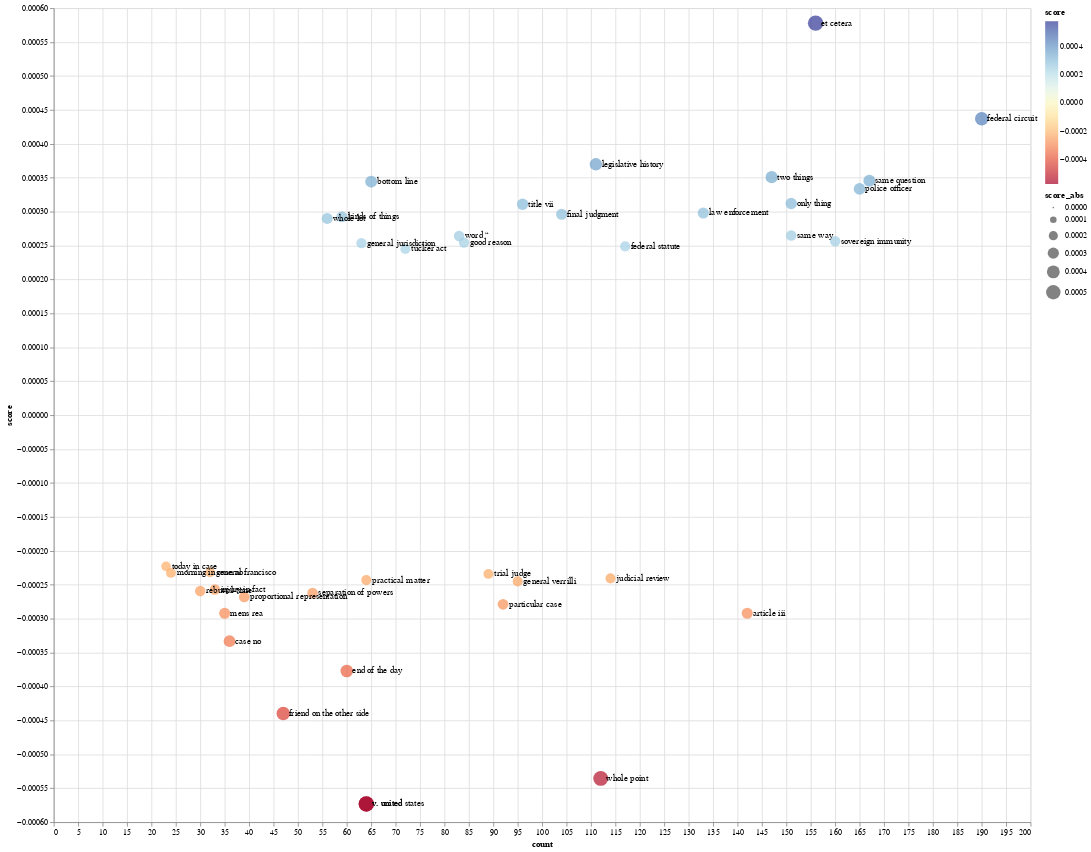

Notebook code for this chart:
### Code cell
make_plot(tops_phrases) # this line needs the code below to run. I wanted to start with the high-level takeaway. Run the cells below to get this line to work

### Figure 1 — Vega-Lite specification as saved in the notebook (floating-point values rounded to 4 significant figures)
{"config": {"view": {"continuousWidth": 400, "continuousHeight": 300}}, "layer": [{"mark": "circle", "encoding": {"color": {"field": "score", "scale": {"scheme": "redyellowblue"}, "type": "quantitative"}, "size": {"field": "score_abs", "type": "quantitative"}, "x": {"field": "count", "type": "quantitative"}, "y": {"field": "score", "type": "quantitative"}}, "height": 1000, "width": 1200}, {"mark": {"type": "text", "align": "left", "baseline": "middle", "dx": 7}, "encoding": {"text": {"field": "label", "type": "nominal"}, "x": {"field": "count", "type": "quantitative"}, "y": {"field": "score", "type": "quantitative"}}, "height": 1000, "width": 1200}], "data": {"name": "data-e814125f7593d1c4b587ef684eb4b4a1"}, "$schema": "https://vega.github.io/schema/vega-lite/v4.17.0.json", "datasets": {"data-e814125f7593d1c4b587ef684eb4b4a1": [{"score": 0.000245, "phrase": "tucker act", "count": 72, "score_abs": 0.000245, "label": "tucker act"}, {"score": 0.0002488, "phrase": "federal statute", "count": 117, "score_abs": 0.0002488, "label": "federal statute"}, {"score": 0.0002536, "phrase": "general jurisdiction", "count": 63, "score_abs": 0.0002536, "label": "general jurisdiction"}, {"score": 0.0002544, "phrase": "good reason", "count": 84, "score_abs": 0.0002544, "label": "good reason"}, {"score": 0.0002563, "phrase": "sovereign immunity", "count": 160, "score_abs": 0.0002563, "label": "sovereign immunity"}, {"score": 0.0002641, "phrase": "word “", "count": 83, "score_abs": 0.0002641, "label": "word “"}, {"score": 0.000265, "phrase": "same way", "count": 151, "score_abs": 0.000265, "label": "same way"}, {"score": 0.00029, "phrase": "whole lot", "count": 56, "score_abs": 0.00029, "label": "whole lot"}, {"score": 0.0002924, "phrase": "kinds of things", "count": 59, "score_abs": 0.0002924, "label": "kinds of things"}, {"score": 0.0002962, "phrase": "final judgment", "count": 104, "score_abs": 0.0002962, "label": "final judgment"}, {"score": 0.000298, "phrase": "law enforcement", "count": 133, "score_abs": 0.000298, "label": "law enforcement"}, {"score": 0.0003109, "phrase": "title vii", "count": 96, "score_abs": 0.0003109, "label": "title vii"}, {"score": 0.0003121, "phrase": "only thing", "count": 151, "score_abs": 0.0003121, "label": "only thing"}, {"score": 0.0003335, "phrase": "police officer", "count": 165, "score_abs": 0.0003335, "label": "police officer"}, {"score": 0.0003442, "phrase": "bottom line", "count": 65, "score_abs": 0.0003442, "label": "bottom line"}, {"score": 0.0003456, "phrase": "same question", "count": 167, "score_abs": 0.0003456, "label": "same question"}, {"score": 0.0003509, "phrase": "two things", "count": 147, "score_abs": 0.0003509, "label": "two things"}, {"score": 0.0003698, "phrase": "legislative history", "count": 111, "score_abs": 0.0003698, "label": "legislative history"}, {"score": 0.0004369, "phrase": "federal circuit", "count": 190, "score_abs": 0.0004369, "label": "federal circuit"}, {"score": 0.0005779, "phrase": "et cetera", "count": 156, "score_abs": 0.0005779, "label": "et cetera"}, {"score": -0.0005731, "phrase": "v. united", "count": 64, "score_abs": 0.0005731, "label": "v. united"}, {"score": -0.0005731, "phrase": "v. united states", "count": 64, "score_abs": 0.0005731, "label": "v. united states"}, {"score": -0.0005355, "phrase": "whole point", "count": 112, "score_abs": 0.0005355, "label": "whole point"}, {"score": -0.0004398, "phrase": "friend on the other side", "count": 47, "score_abs": 0.0004398, "label": "friend on the other side"}, {"score": -0.0003772, "phrase": "end of the day", "count": 60, "score_abs": 0.0003772, "label": "end of the day"}, {"score": -0.0003332, "phrase": "case no", "count": 36, "score_abs": 0.0003332, "label": "case no"}, {"score": -0.0002921, "phrase": "mens rea", "count": 35, "score_abs": 0.0002921, "label": "mens rea"}, {"score": -0.0002921, "phrase": "article iii", "count": 142, "score_abs": 0.0002921, "label": "article iii"}, {"score": -0.0002789, "phrase": "particular case", "count": 92, "score_abs": 0.0002789, "label": "particular case"}, {"score": -0.000268, "phrase": "proportional representation", "count": 39, "score_abs": 0.000268, "label": "proportional representation"}, {"score": -0.0002623, "phrase": "separation of powers", "count": 53, "score_abs": 0.0002623, "label": "separation of powers"}, {"score": -0.0002593, "phrase": "rebuttal time", "count": 30, "score_abs": 0.0002593, "label": "rebuttal time"}, {"score": -0.000257, "phrase": "injury in fact", "count": 33, "score_abs": 0.000257, "label": "injury in fact"}, {"score": -0.0002451, "phrase": "general verrilli", "count": 95, "score_abs": 0.0002451, "label": "general verrilli"}, {"score": -0.0002432, "phrase": "practical matter", "count": 64, "score_abs": 0.0002432, "label": "practical matter"}, {"score": -0.0002407, "phrase": "judicial review", "count": 114, "score_abs": 0.0002407, "label": "judicial review"}, {"score": -0.0002341, "phrase": "trial judge", "count": 89, "score_abs": 0.0002341, "label": "trial judge"}, {"score": -0.0002326, "phrase": "morning in case no", "count": 24, "score_abs": 0.0002326, "label": "morning in case no"}, {"score": -0.0002316, "phrase": "general francisco", "count": 32, "score_abs": 0.0002316, "label": "general francisco"}, {"score": -0.0002229, "phrase": "today in case", "count": 23, "score_abs": 0.0002229, "label": "today in case"}]}}
